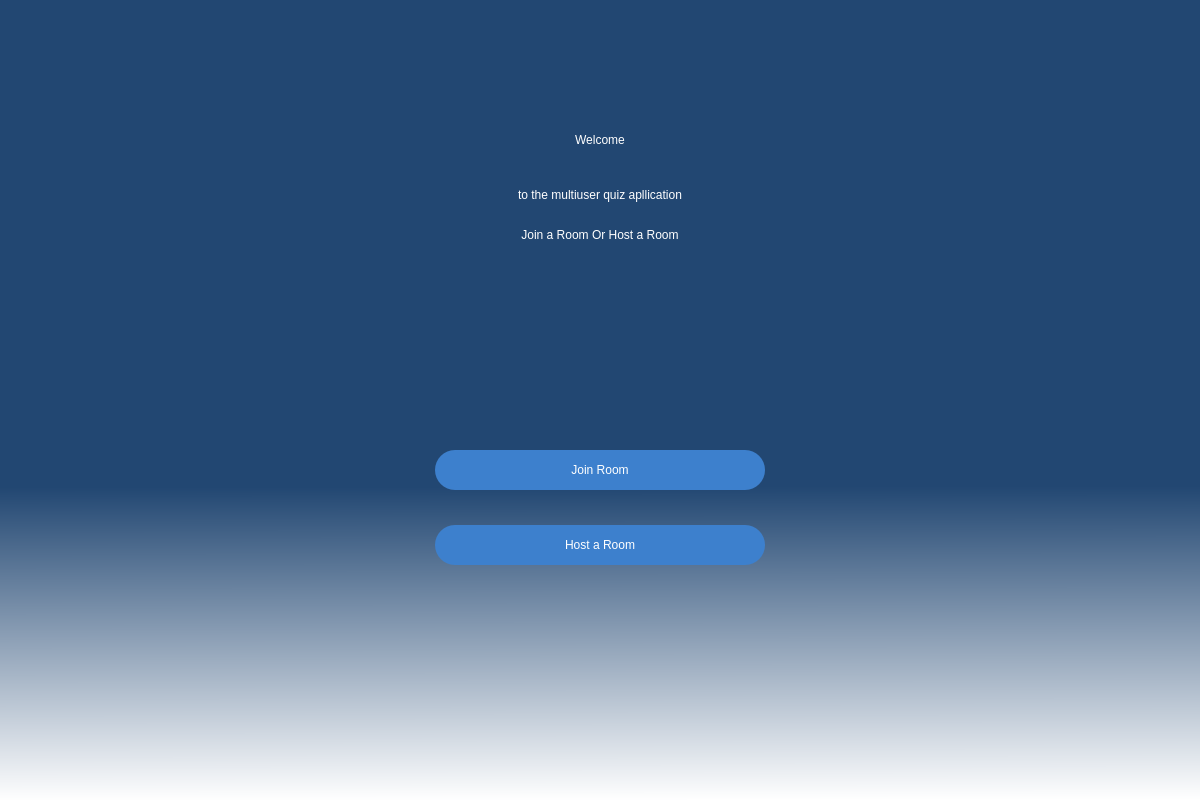
<?xml version="1.0" encoding="UTF-8"?>
<ui version="4.0">
 <class>Dialog</class>
 <widget class="QDialog" name="Dialog">
  <property name="geometry">
   <rect>
    <x>0</x>
    <y>0</y>
    <width>1200</width>
    <height>800</height>
   </rect>
  </property>
  <property name="windowTitle">
   <string>Dialog</string>
  </property>
  <widget class="QWidget" name="widget1" native="true">
   <property name="geometry">
    <rect>
     <x>0</x>
     <y>0</y>
     <width>1200</width>
     <height>800</height>
    </rect>
   </property>
   <property name="autoFillBackground">
    <bool>false</bool>
   </property>
   <property name="styleSheet">
    <string notr="true">QWidget#widget1{
background-color:qlineargradient(spread:pad, x1:0.527, y1:0.607955, x2:0.528, y2:1, stop:0 rgba(34, 71, 114, 255), stop:1 rgba(255, 255, 255, 255))}</string>
   </property>
   <widget class="QLabel" name="Lable_1">
    <property name="geometry">
     <rect>
      <x>360</x>
      <y>100</y>
      <width>480</width>
      <height>80</height>
     </rect>
    </property>
    <property name="styleSheet">
     <string notr="true">color: rgb(255, 255, 255);
font: 40pt &quot;MS Shell Dlg 2&quot;;
</string>
    </property>
    <property name="text">
     <string>Welcome</string>
    </property>
    <property name="textFormat">
     <enum>Qt::PlainText</enum>
    </property>
    <property name="scaledContents">
     <bool>false</bool>
    </property>
    <property name="alignment">
     <set>Qt::AlignCenter</set>
    </property>
   </widget>
   <widget class="QLabel" name="label_2">
    <property name="geometry">
     <rect>
      <x>360</x>
      <y>175</y>
      <width>480</width>
      <height>40</height>
     </rect>
    </property>
    <property name="styleSheet">
     <string notr="true">color:rgb(255, 255, 255);
font: 20pt &quot;MS Shell Dlg 2&quot;;
</string>
    </property>
    <property name="text">
     <string>to the multiuser quiz apllication</string>
    </property>
    <property name="alignment">
     <set>Qt::AlignCenter</set>
    </property>
   </widget>
   <widget class="QPushButton" name="HostButton">
    <property name="geometry">
     <rect>
      <x>435</x>
      <y>525</y>
      <width>330</width>
      <height>40</height>
     </rect>
    </property>
    <property name="styleSheet">
     <string notr="true">color:rgb(255, 255, 255);

background-color: rgb(61, 128, 205);
font: 20pt &quot;MS Shell Dlg 2&quot;;
border-radius:20px</string>
    </property>
    <property name="text">
     <string>Host a Room</string>
    </property>
   </widget>
   <widget class="QPushButton" name="Join_Button1">
    <property name="geometry">
     <rect>
      <x>435</x>
      <y>450</y>
      <width>330</width>
      <height>40</height>
     </rect>
    </property>
    <property name="styleSheet">
     <string notr="true">color:rgb(255, 255, 255);

background-color: rgb(61, 128, 205);
font: 20pt &quot;MS Shell Dlg 2&quot;;
border-radius:20px</string>
    </property>
    <property name="text">
     <string>Join Room</string>
    </property>
   </widget>
   <widget class="QLabel" name="label_3">
    <property name="geometry">
     <rect>
      <x>360</x>
      <y>215</y>
      <width>480</width>
      <height>40</height>
     </rect>
    </property>
    <property name="styleSheet">
     <string notr="true">color:rgb(255, 255, 255);
font: 14pt &quot;MS Shell Dlg 2&quot;;
</string>
    </property>
    <property name="text">
     <string>Join a Room Or Host a Room</string>
    </property>
    <property name="alignment">
     <set>Qt::AlignCenter</set>
    </property>
   </widget>
  </widget>
 </widget>
 <resources/>
 <connections/>
</ui>
